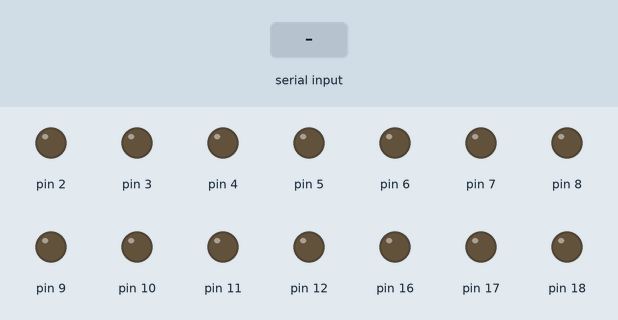
Simulated run of this sketch. Board: Arduino Uno, built with avr-gcc and run on an emulated ATmega328P. Shown: output pins drawn as LEDs (lit = HIGH). Inputs (shaded band) come from the test bench.

Above: at 1.2 s.
1.3 s: "90;45\n" received over Serial
4.3 s: "30;150\n" received over Serial
7.3 s: "90;45\n" received over Serial
At 7.89 s:
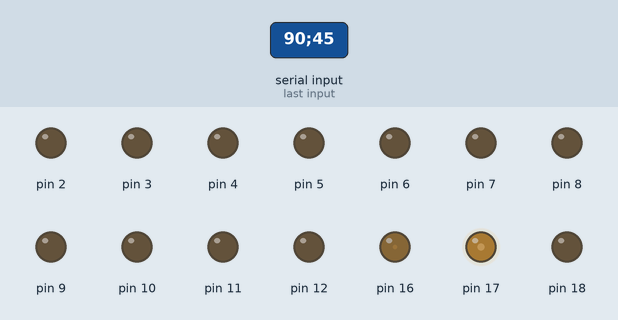
10.3 s: "90\n" received over Serial
At 11.09 s:
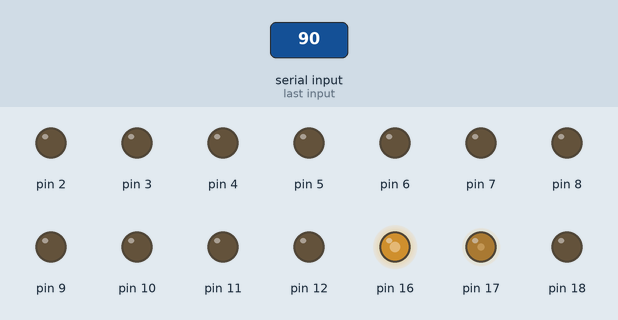
Timing chart, 0 to 14.3 s (numbered marks = the images above; inputs shaded):
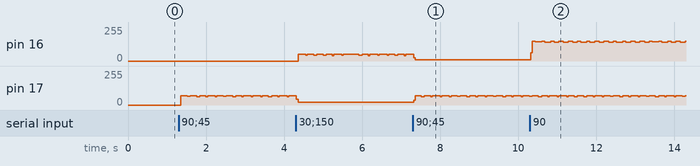

The sketch:

ledshelfcontroller.ino
```cpp
// (licence header left out)
// ESP_TX - A0 - PC0
// ESP_RX - A1 - PC1

// G1 - A2 -- PC2
// R1 - A3 -- PC3
// B1 - A4 -- PC4
// G2 - A5 -- PC5

// R2 - D12 - PB4
// B2 - D11 - PB3
// G3 - D10 - PB2
// R3 - D9 -- PB1
// B3 - D8 -- PB0

// G4 - D7 -- PD7
// R4 - D6 -- PD6
// B4 - D5 -- PD5
// G5 - D4 -- PD4
// R5 - D3 -- PD3
// B5 - D2 -- PD2

// Serial RX/TX is PD0/1

//--------------------
#define G1_ARR C_STATE
#define G1_BIT (1 << 2)

#define R1_ARR C_STATE
#define R1_BIT (1 << 3)

#define B1_ARR C_STATE
#define B1_BIT (1 << 4)
//--------------------
#define G2_ARR C_STATE
#define G2_BIT (1 << 5)

#define R2_ARR B_STATE
#define R2_BIT (1 << 4)

#define B2_ARR B_STATE
#define B2_BIT (1 << 3)
//--------------------
#define G3_ARR B_STATE
#define G3_BIT (1 << 2)

#define R3_ARR B_STATE
#define R3_BIT (1 << 1)

#define B3_ARR B_STATE
#define B3_BIT (1 << 0)
//--------------------
#define G4_ARR D_STATE
#define G4_BIT (1 << 7)

#define R4_ARR D_STATE
#define R4_BIT (1 << 6)

#define B4_ARR D_STATE
#define B4_BIT (1 << 5)
//--------------------
#define G5_ARR D_STATE
#define G5_BIT (1 << 4)

#define R5_ARR D_STATE
#define R5_BIT (1 << 3)

#define B5_ARR D_STATE
#define B5_BIT (1 << 2)
//--------------------

//#define SERIAL_DEBUG
#ifdef SERIAL_DEBUG
  #define espSerial Serial
#else
  #define espSerial Serial
  //#include <SoftwareSerial.h>
  //SoftwareSerial espSerial(A0, A1); // RX, TX
#endif

const uint8_t PWM_CYCLE = 255;

uint8_t pwm_i = 0;

volatile uint8_t B_STATE[PWM_CYCLE];
volatile uint8_t C_STATE[PWM_CYCLE];
volatile uint8_t D_STATE[PWM_CYCLE];

const uint8_t B_MASK = 0b00011111;
const uint8_t C_MASK = 0b00111100;
const uint8_t D_MASK = 0b11111100;

uint8_t R1_val = 0;
uint8_t G1_val = 0;
uint8_t B1_val = 0;

uint8_t R2_val = 0;
uint8_t G2_val = 0;
uint8_t B2_val = 0;

uint8_t R3_val = 0;
uint8_t G3_val = 0;
uint8_t B3_val = 0;

uint8_t R4_val = 0;
uint8_t G4_val = 0;
uint8_t B4_val = 0;

uint8_t R5_val = 0;
uint8_t G5_val = 0;
uint8_t B5_val = 0;

uint8_t cur_val = 0;
uint8_t val_count = 0;
uint8_t char_count = 0;

ISR(TIMER2_COMPA_vect){
   //interrupt commands here

   PORTB = (PORTB & ~B_MASK) | B_STATE[pwm_i];
   PORTC = (PORTC & ~C_MASK) | C_STATE[pwm_i];
   PORTD = (PORTD & ~D_MASK) | D_STATE[pwm_i];

   if (++pwm_i >= PWM_CYCLE) {
      pwm_i = 0;
   }
}

void setVal(volatile uint8_t *arr, const uint8_t valBit, uint8_t &curVal, const uint8_t newVal) {
#ifdef SERIAL_DEBUG
  Serial.print("Change ");
  Serial.print(curVal);
  Serial.print(" to ");
  Serial.println(newVal);
#endif

  if (newVal == curVal) {
    return;
  } else if (newVal < curVal) {
    for (int i = curVal - 1; i >= newVal; i--) {
      arr[i] &= ~valBit;
    }
  } else {
    for (int i = curVal; i < newVal; i++) {
      arr[i] |= valBit;
    }
  }
  curVal = newVal;
}

uint8_t hexToInt(const char hexChar) {
  if (hexChar < 'A') {
    return hexChar - '0';         // is digit
  } else if (hexChar < 'a') {
    return (hexChar - 'A') + 10;  // is upper case
  } else {
    return (hexChar - 'a') + 10;  // is lower case
  }
}

void setup() {
  // put your setup code here, to run once:

  cli();//stop interrupts

  // Setup outputs
  DDRB = B_MASK;
  DDRC = C_MASK;
  DDRD = D_MASK;


  //set timer2 interrupt at (120*255)Hz
  TCCR2A = 0;// set entire TCCR2A register to 0
  TCCR2B = 0;// same for TCCR2B
  TCNT2  = 0;//initialize counter value to 0
  // set compare match register for (120*255)Hz increments
  OCR2A = 64;// = (16*10^6) / ((120*255)*8) - 1 (must be <256)
  // turn on CTC mode
  TCCR2A |= (1 << WGM21);
  // Set CS21 bit for 8 prescaler
  TCCR2B |= (1 << CS21);
  // enable timer compare interrupt
  TIMSK2 |= (1 << OCIE2A);

  sei();//allow interrupts

  espSerial.begin(115200); // Each update requires (5*3*2+1) = 31 chars * 10 = 310 bits. 19200 baud should be enough for just under 62 fps (60 is goal)
}

void loop() {
  // put your main code here, to run repeatedly:

  if (espSerial.available())
  {
    char c = espSerial.read();

    if (c == ';') { // Use ';' for separating commands
      cur_val = 0;
      val_count = 0;
      char_count = 0;
    } else if (('0' <= c && c <= '9') || ('A' <= c && c <= 'F') || ('a' <= c && c <= 'f')) { // Is hex digit
      cur_val = (cur_val << 4) |  hexToInt(c);

      if (++char_count >= 2) {

        switch(val_count++) {
          case 0: { // R1
            setVal(R1_ARR, R1_BIT, R1_val, cur_val);
            break;
          }
          case 1: { // G1
            setVal(G1_ARR, G1_BIT, G1_val, cur_val);
            break;
          }
          case 2: { // B1
            setVal(B1_ARR, B1_BIT, B1_val, cur_val);
            break;
          }

          case 3: { // R2
            setVal(R2_ARR, R2_BIT, R2_val, cur_val);
            break;
          }
          case 4: { // G2
            setVal(G2_ARR, G2_BIT, G2_val, cur_val);
            break;
          }
          case 5: { // B2
            setVal(B2_ARR, B2_BIT, B2_val, cur_val);
            break;
          }

          case 6: { // R3
            setVal(R3_ARR, R3_BIT, R3_val, cur_val);
            break;
          }
          case 7: { // G3
            setVal(G3_ARR, G3_BIT, G3_val, cur_val);
            break;
          }
          case 8: { // B3
            setVal(B3_ARR, B3_BIT, B3_val, cur_val);
            break;
          }

          case 9: { // R4
            setVal(R4_ARR, R4_BIT, R4_val, cur_val);
            break;
          }
          case 10: { // G4
            setVal(G4_ARR, G4_BIT, G4_val, cur_val);
            break;
          }
          case 11: { // B4
            setVal(B4_ARR, B4_BIT, B4_val, cur_val);
            break;
          }

          case 12: { // R5
            setVal(R5_ARR, R5_BIT, R5_val, cur_val);
            break;
          }
          case 13: { // G5
            setVal(G5_ARR, G5_BIT, G5_val, cur_val);
            break;
          }
          case 14: { // B5
            setVal(B5_ARR, B5_BIT, B5_val, cur_val);
            break;
          }

          default: {
            #ifdef SERIAL_DEBUG
            Serial.println("Got too many values!");
            #endif
            break;
          }
        }

        cur_val = 0;
        char_count = 0;
      }
    }
  }
}
```
